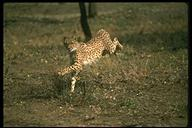
#> input picture Assignment 3/Dataset/train/Leopards/image_0002.jpg, 192 x 128 px; its folder holds 3 pictures in this run
$ python 1.py
#> lines starting #> are read from the running program, lines starting #| are printed output that depends on the picture

# coding: utf-8

# Test for following :
# 1 . Cluster number k
# 3 . training, testing set split

# In[135]:


import cv2
import itertools
import numpy as np
from glob import glob
from matplotlib import pyplot as plt
from sklearn.cluster import KMeans
from sklearn.naive_bayes import GaussianNB
from sklearn.metrics import confusion_matrix
from sklearn.preprocessing import StandardScaler


classDict = {}
class_labelsTrain = np.array([])
descriptors = []


# In[136]:


# load train dataset for feature extraction and training
datasetTrain = {}
countTrain = 0
for x in glob("Dataset/new/train/*"):
    key = x.split("\\")[-1]
    datasetTrain[key] = []
    for image in glob("Dataset/new/train/" + key + "/*"):
        im = cv2.imread(image, 0)
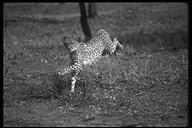
#> im: shape (128, 192); min 0, max 255, mean 77.6
        datasetTrain[key].append(im)
        countTrain+=1
#> pass 2 of the loop `for x in glob("Dataset/new/train/*"):`:
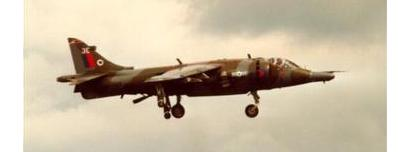
#> input picture Assignment 3/Dataset/train/airplanes/image_0014.jpg, 398 x 152 px
#> `im = cv2.imread(image, 0)`:
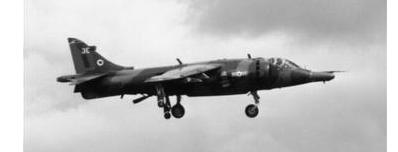
#> im: shape (152, 398); min 0, max 255, mean 190.6


# In[163]:


labels = {}
i = 0
for keys in datasetTrain.keys():
    labels[keys] = i
    i+=1


# In[162]:


# feature extraction using sift for all images
class_labels = 0
for key, imlist in datasetTrain.items():
    classDict[str(class_labels)] = key
    print(key)
    for image in imlist:
        class_labelsTrain = np.append(class_labelsTrain, class_labels)
        sift = cv2.xfeatures2d.SIFT_create()
        kp, descp = sift.detectAndCompute(image, None)
        descriptors.append(descp)
    class_labels+=1
#> after the loop, classDict = 2 items; class_labels = 2; descriptors = 4 items


# In[138]:


# Reshape SIFT features extracted for clustering
featuresTrain = np.array(descriptors[0])
for a in descriptors[1:]:
    featuresTrain = np.vstack((featuresTrain, a))
#> this loop made 3 passes


# In[140]:


# Cluster SIFT features detected
kmeansF = KMeans(n_clusters=20, random_state=0).fit(featuresTrain)
kmeans = kmeansF.predict(featuresTrain)
#> kmeans = 604 values, max 19 at index 17, min 0 at index 46, mean 10.49


# In[142]:


# Creating a BOW representation of features, with frequency of each word in images
count = 0
n_clusters = 20
hist = np.array([np.zeros(n_clusters) for i in range(countTrain)])

for i in range(countTrain):
    for j in range(len(descriptors[i])):
        hist[i][kmeans[count + j]] += 1
    count+=1
#> after the loop, count = 4


# In[143]:


# normalizing the BOW features before training
scaler = StandardScaler()
hist = scaler.fit_transform(hist)


# In[144]:


# Training the model
gnb = GaussianNB()
gnb.fit(hist, class_labelsTrain)


# In[145]:


# Testing the model
datasetTest = {}
countTest = 0
for x in glob("Dataset/new/test/*"):
    key = x.split("\\")[-1]
    datasetTest[key] = []
    for image in glob("Dataset/new/test/" + key + "/*"):
        im = cv2.imread(image, 0)
        datasetTest[key].append(im)
        countTest+=1


# In[146]:


# feature extraction using sift for all testimages
predictions = []

for word, imlist in datasetTest.items():
    for image in imlist:
        sift = cv2.xfeatures2d.SIFT_create()
        kp, descp = sift.detectAndCompute(image, None)
        histTest = np.array([0 for i in range(n_clusters)])
        for a in kmeansF.predict(descp):
            histTest[a]+=1
        histTest = scaler.fit_transform(histTest)
        labelPredictedTest = gnb.predict(histTest)
        predictions.append({
                    'image':image,
                    'class':labelPredictedTest,
                    'object_name':str(int(labelPredictedTest[0]))
                    })
#> after the loop, predictions = []


# In[147]:


for each in predictions:
     plt.imshow(cv2.cvtColor(each['image'], cv2.COLOR_GRAY2RGB))
     plt.title(each['object_name'])
     plt.show()
#> this loop made 0 passes


# In[148]:


#> (the run stopped early here; a loop or call above may not have finished)
